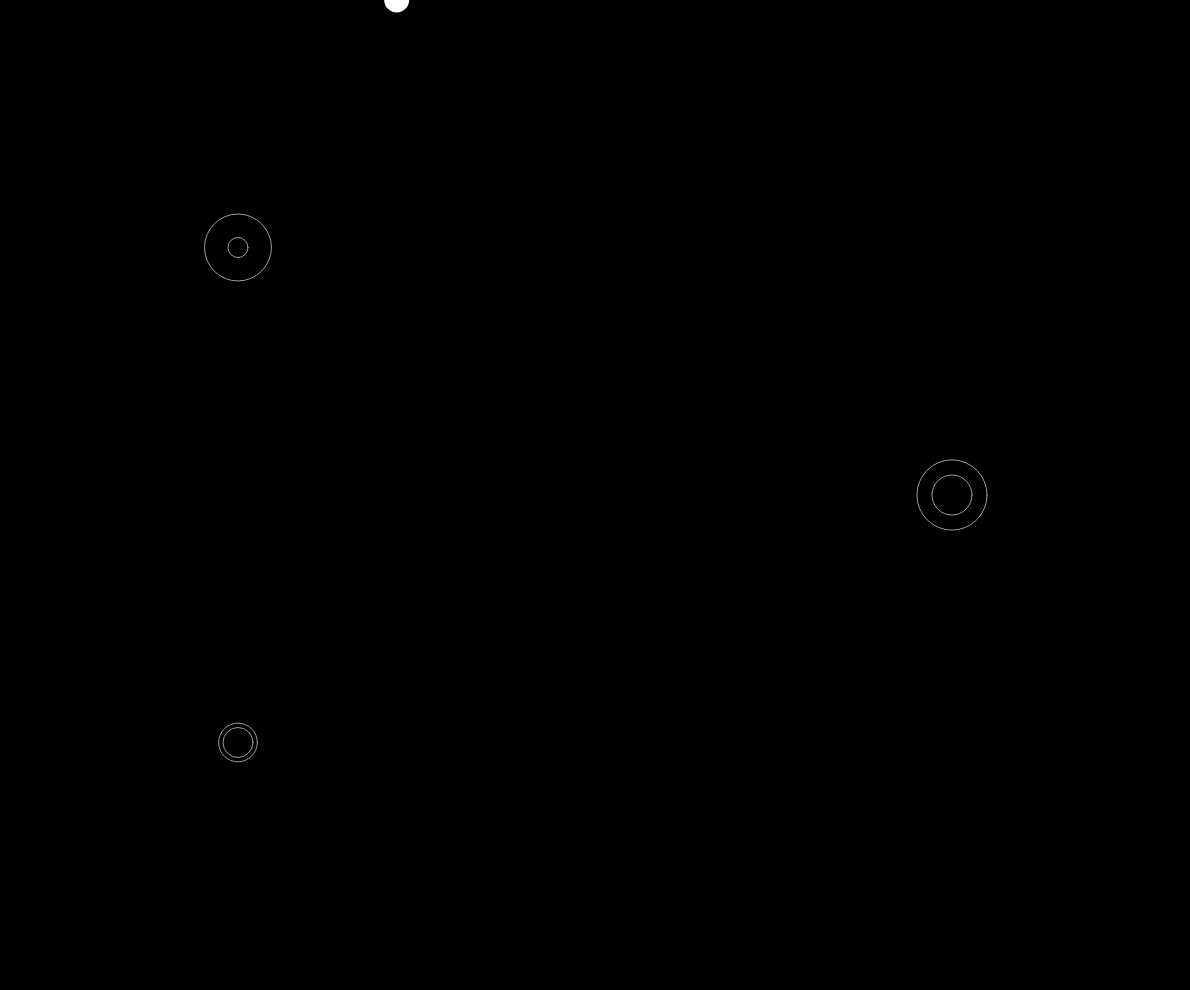
Frame 1 (no input)
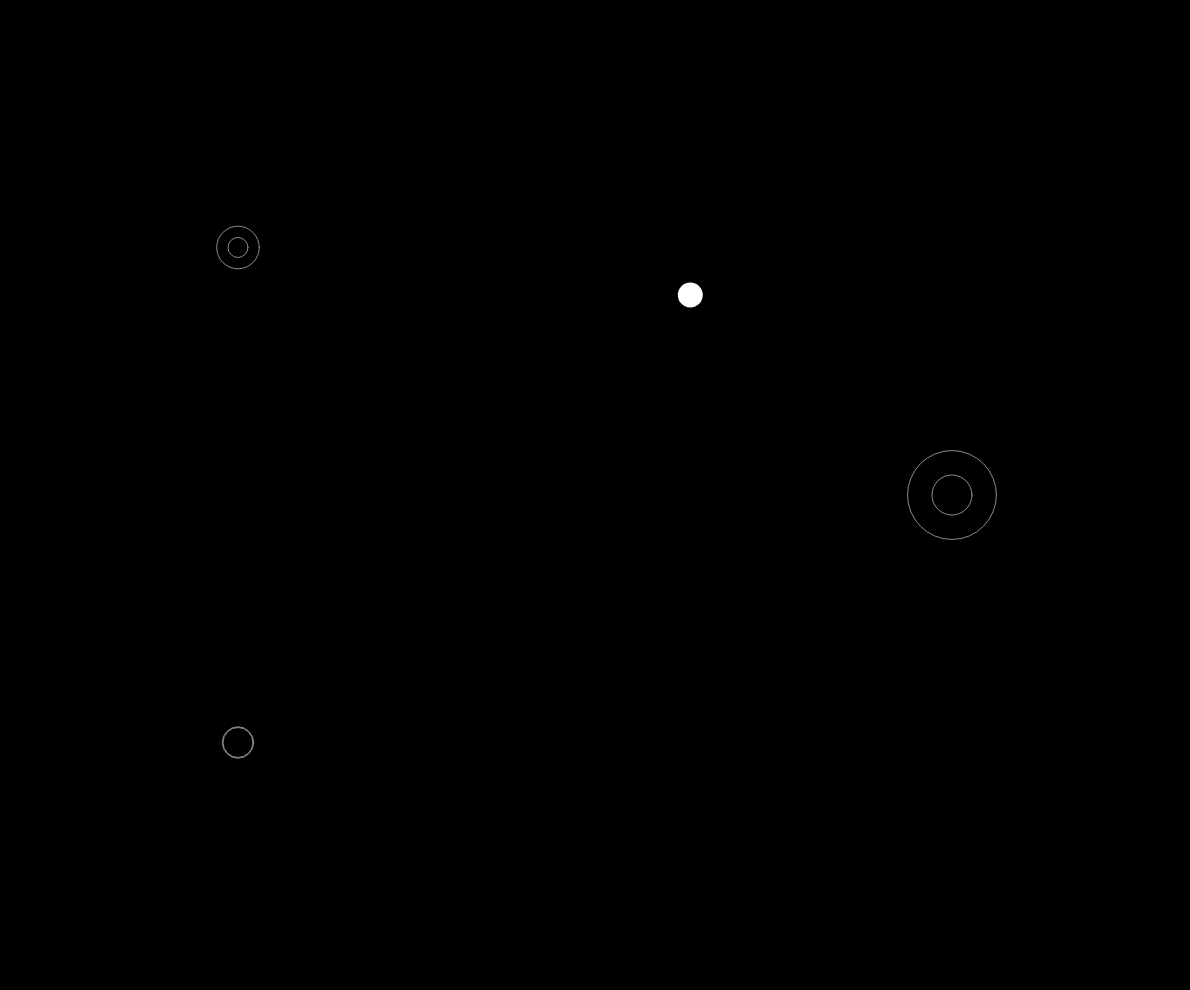
Frame 60 (no input)
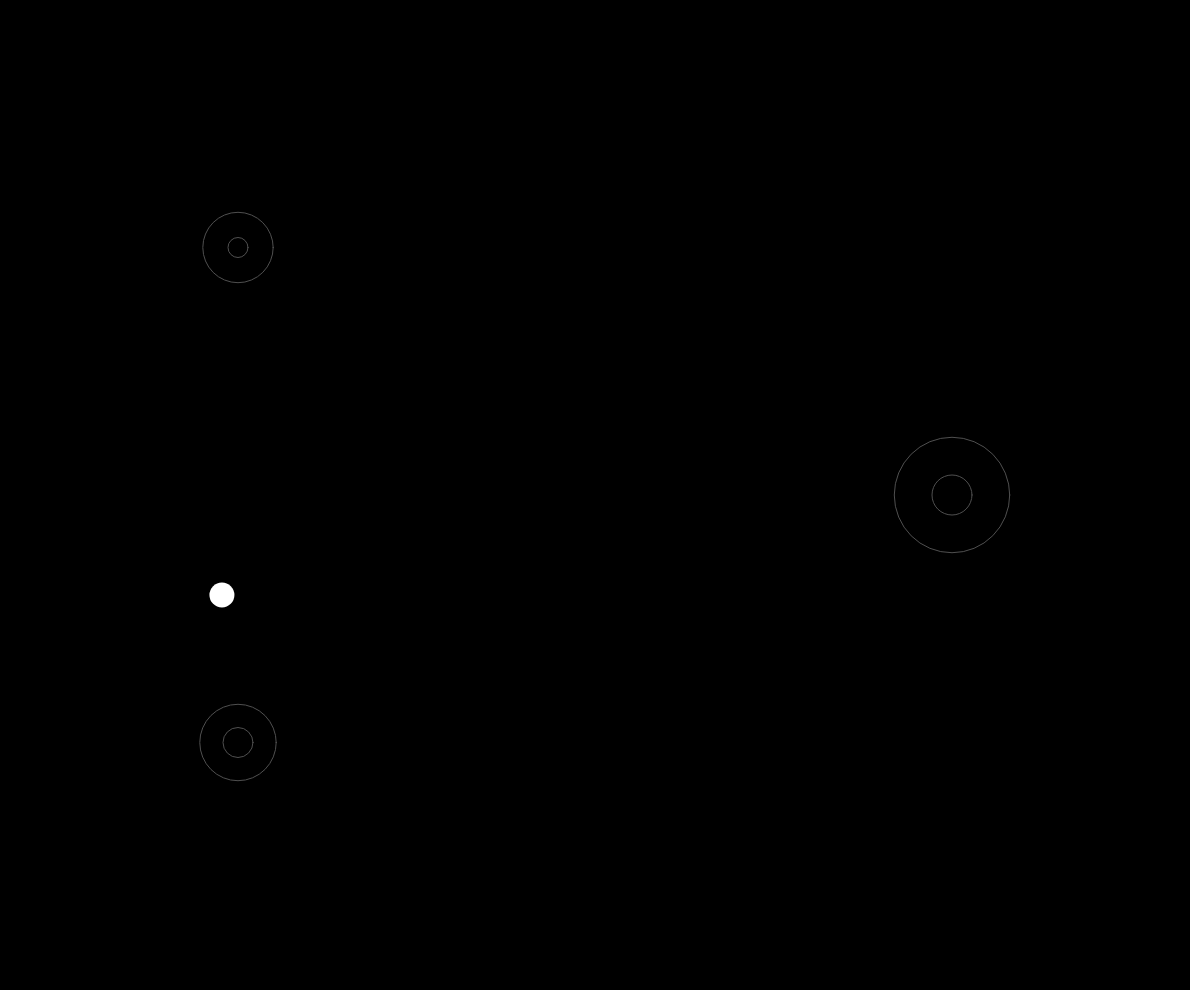
Frame 120 (the mouse pressed at the canvas centre since frame 60)

The p5.js sketch that drew these frames (run headless with seeded random() and noise() and a simulated clock; from frame 60 on, the mouse is pressed at the canvas centre):

// p5.js sketch
// ── sketch.js
//attempted to replicate how sound waves could move an object based on size and strength of the waves

function setup() {
  createCanvas(windowWidth-10, windowHeight-10);
  frameRate(20);
}

let t = 0;
let s = 0;
let dropUnit = 0;

function draw() {
  background(0);
  noFill();
  stroke(random(50,200));
  
  //testing with map yielded the same result
  //w1 = map(noise(t), 0,1, 0,100, true);
  
  //top left circles
  circle(width/5, height/4, noise(t)*100);
  circle(width/5, height/4, 20);
  
  //middle right circles
  circle(width - width/5, height/2, noise(t+50)*200);
  circle(width - width/5, height/2, 40);
  
  //bottom left circles
  circle(width/5 , height - height/4, noise(t+20)*150); 
  circle(width/5 , height - height/4, 30);

  
  //dropping circle specifics
  noStroke();
  fill(255); 
  
  //bouncing off effect
  j1 = map(noise(s),0,1,width/2, 3*width/4);
  j2 = map(noise(s),0,1,0, width/2);
  j3 = map(noise(s),0,1,width/2, 3*width/4);
  
  
  if(dropUnit < height/9){
     circle(width/3, dropUnit, 25); 
  }
  else if((dropUnit>height/9)&&(dropUnit<height/3))
  {
     circle(j1, dropUnit, 25); 
  }
  else if((dropUnit>height/3)&&(dropUnit<2*height/3)){
     circle(j2, dropUnit, 25); 
  }
  else if (dropUnit>2*height/3){
     circle(j3, dropUnit, 25); 
  }
  
  
  t = t + 0.2;
  s = s + 0.1;
  dropUnit += 5;
     
  //loop dropping circle
  if(dropUnit >= height){
    dropUnit = 0;
  }
}

function windowResized(){
  resizeCanvas(windowWidth-10,windowHeight-10);
}
